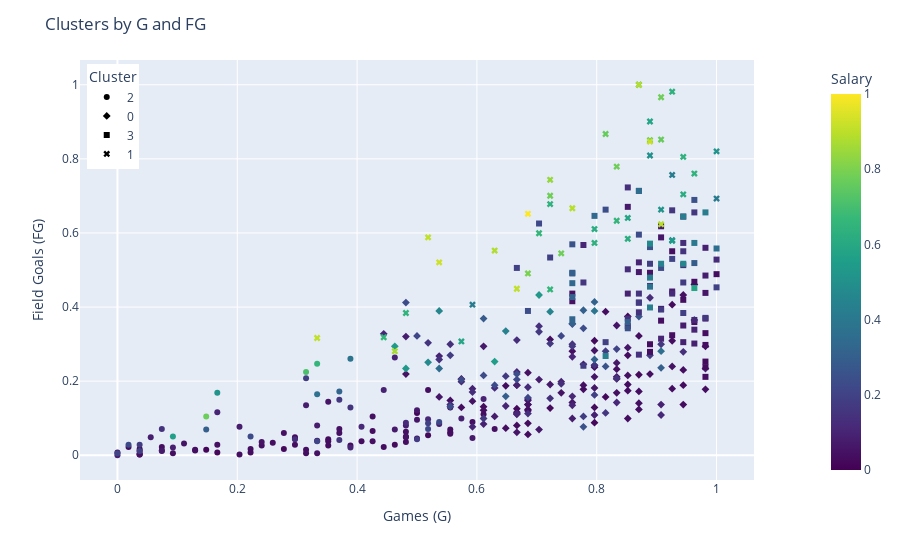

The notebook cell this image was saved under:
### Code cell
#Create a visualization of the results with 2 or 3 variables that you think will best
#differentiate the clusters

# this plot compares games played and FG but also takes into account salary as the hue and 
# makes the symbol of each cluster be the shape of the data point
# if you hover over the
fig = px.scatter(
    scaled_data,
    x="G",
    y="FG",
    color="Salary",         
    symbol="Cluster",        
    color_continuous_scale="viridis",  
    hover_data=["Player", "Salary", "AST", "TRB"]
)

fig.update_layout(
    title="Clusters by G and FG",
    xaxis_title="Games (G)",
    yaxis_title="Field Goals (FG)",
    legend=dict(x=0.01, y=0.99),
    coloraxis_colorbar=dict(x=1.1)

)

fig.show()
